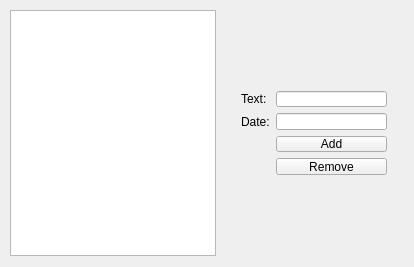
<?xml version="1.0" encoding="UTF-8"?>
<ui version="4.0">
 <class>app</class>
 <widget class="QWidget" name="app">
  <property name="geometry">
   <rect>
    <x>0</x>
    <y>0</y>
    <width>414</width>
    <height>267</height>
   </rect>
  </property>
  <property name="windowTitle">
   <string>app</string>
  </property>
  <widget class="QTableView" name="tableView">
   <property name="geometry">
    <rect>
     <x>10</x>
     <y>10</y>
     <width>206</width>
     <height>246</height>
    </rect>
   </property>
  </widget>
  <widget class="QWidget" name="layoutWidget">
   <property name="geometry">
    <rect>
     <x>230</x>
     <y>80</y>
     <width>168</width>
     <height>106</height>
    </rect>
   </property>
   <layout class="QFormLayout" name="formLayout">
    <item row="0" column="0">
     <widget class="QLabel" name="lblText">
      <property name="text">
       <string>Text:</string>
      </property>
     </widget>
    </item>
    <item row="0" column="1">
     <widget class="QLineEdit" name="leText"/>
    </item>
    <item row="1" column="0">
     <widget class="QLabel" name="lblDate">
      <property name="text">
       <string>Date:</string>
      </property>
     </widget>
    </item>
    <item row="1" column="1">
     <widget class="QLineEdit" name="leDate"/>
    </item>
    <item row="2" column="1">
     <widget class="QPushButton" name="btnAdd">
      <property name="text">
       <string>Add</string>
      </property>
     </widget>
    </item>
    <item row="3" column="1">
     <widget class="QPushButton" name="btnRemove">
      <property name="text">
       <string>Remove</string>
      </property>
     </widget>
    </item>
   </layout>
  </widget>
 </widget>
 <layoutdefault spacing="6" margin="11"/>
 <resources/>
 <connections/>
</ui>
